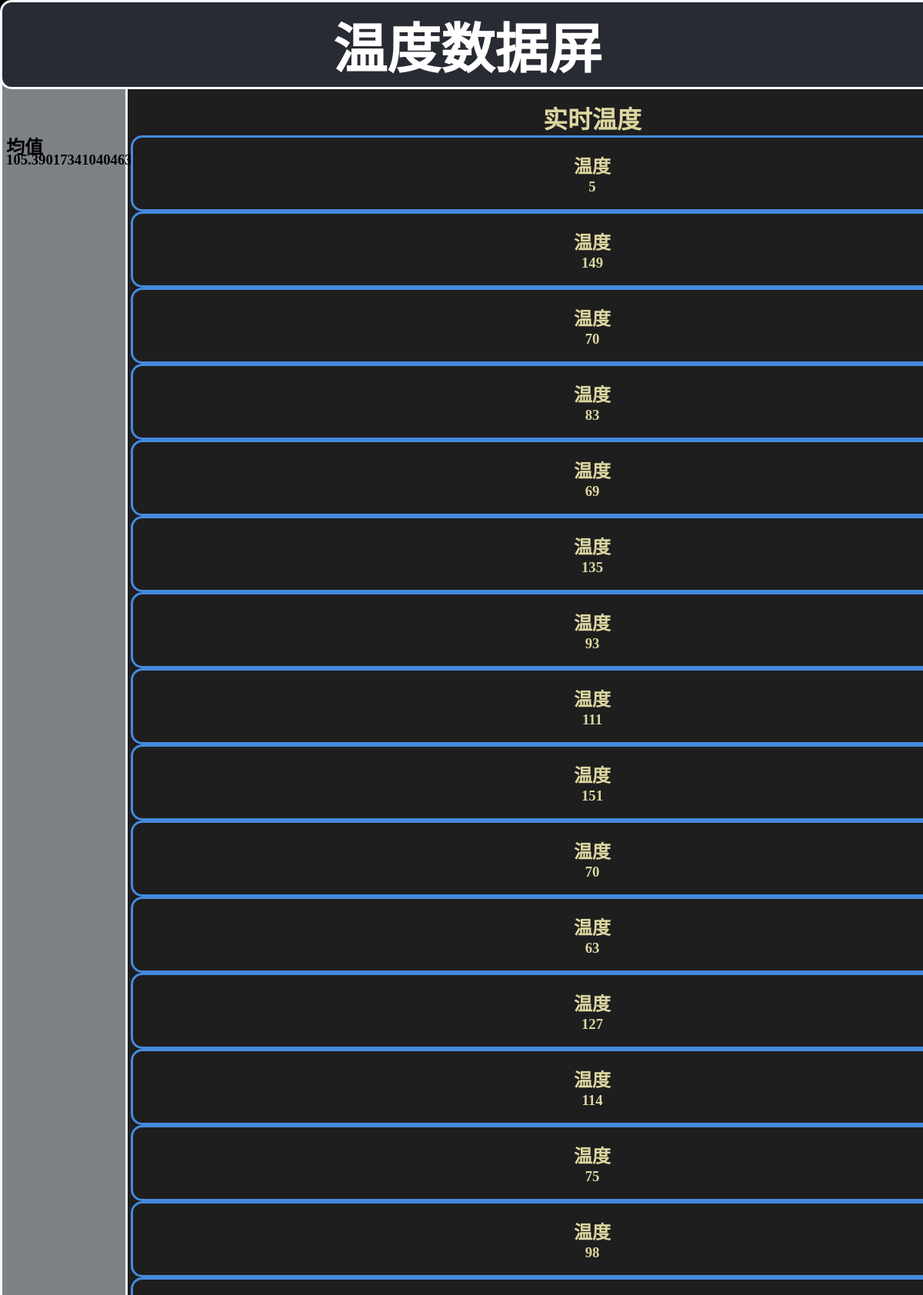
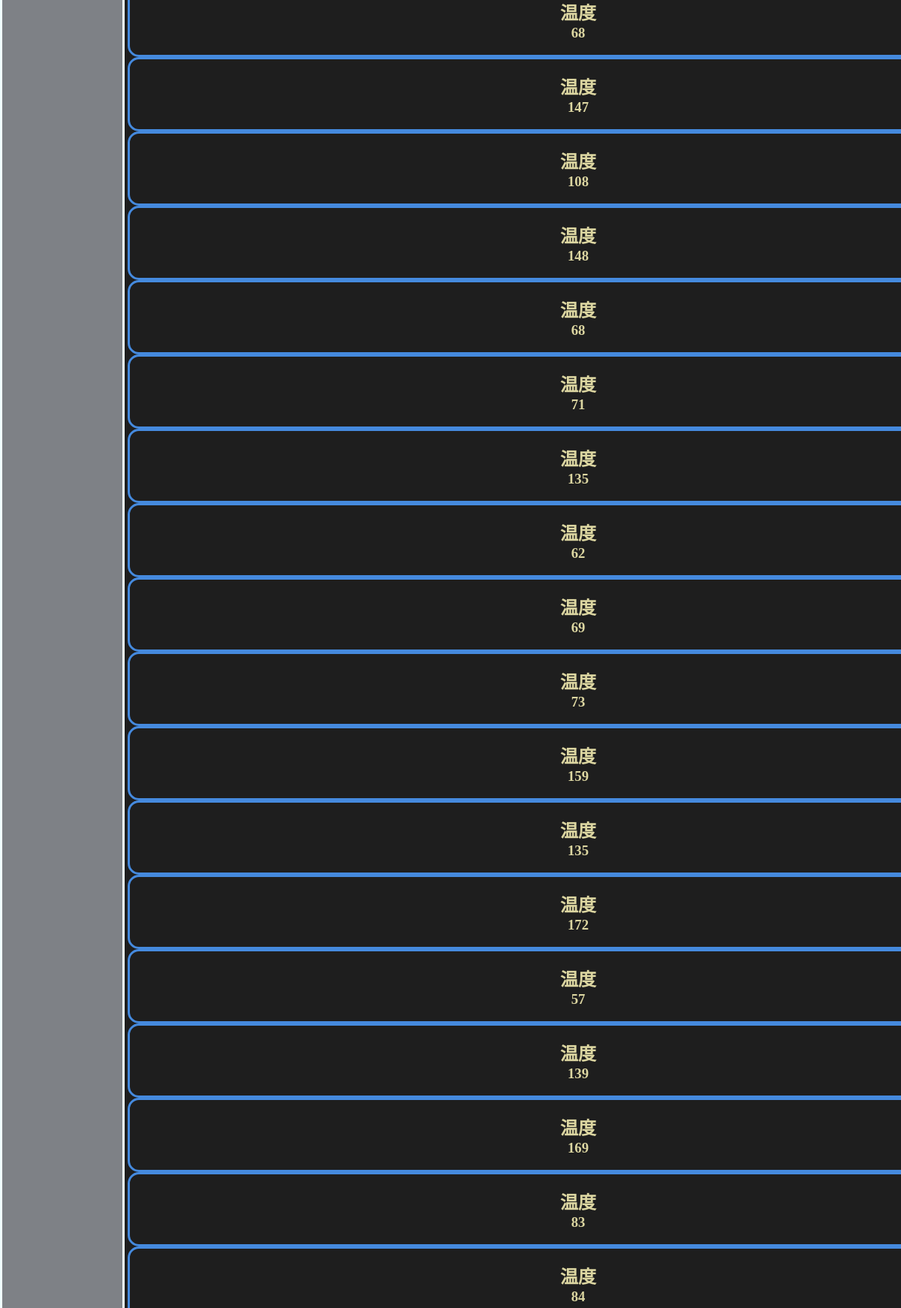
The page /dat (upper part) on the database its author committed (2 pictures, top to bottom).
### tables this page shows
CREATE TABLE tems(dat TEXT  not null);

### main.py (the view)
@app.route("/dat")
def dat():
    n=0;
    conn=connect_db()
    s=conn.execute('select * from tems').fetchall()
    conn.close()
    s.reverse()
    for dat in s:
        n=n+int(dat['dat'])
    n=n/len(s)
    return render_template('6.html',s=s,n=n)

### main.py (called while the page is built)
def connect_db():
    conn=sqlite3.connect('data.db')
    conn.row_factory=sqlite3.Row
    return conn

### templates/6.html (shortened to what this page needs)
<body>
    <div id="nav">
        <br>
        <br>
        <br>
        <br>
        <br>
        <br>
        <br>
        <br>
        <br>
        <br>
        <br>
        <h2>均值</h2>
        <h3>{{n}}</h3>
        <br>
        <br>
        <br>
        <br>
        <br>
        <br>
        <br>
        <br>
        <br>
        <br>
        <br>
        <br>
        <br>
        <br>
        <br>
        <br>
        <br>
        <br>
        <br>
        <br>
        <br>
        <br>
        <br>
        <br>
        <br>
        <br>
        <br>
        <br>
        <br>
        <br>
    </div>
    <div id="header">
            <h1>温度数据屏</h1>
    </div>
    <div id="section">
        <h1>实时温度</h1>
    {%for dat in s %}
        <div id="zw">
            <br>
            <h2>温度</h2>
            <h3>{{dat['dat']}}</h3>
            <br>
        </div>
    {%endfor%}
  </div>
    <div id="footer">
    </div>
    </body>

### templates/6.html (style rules this page uses)
body { background-color:#1e1e1e; }
* { margin:0;padding:0 }
#header { background-color:#282b33; color:white; text-align:center; padding:5px; width:100%; position: fixed; z-index:1; height: 100px; border-style: solid; border-radius: 15px; border-color: azure; font-size: 35px; }
#nav { line-height:100%; background-color:#7e8186; position: fixed; width:150px; height:100%; padding:5px; border-style: solid; border-radius: 25px; border-color: azure; }
#section { width:100%; float:left; padding:10px; position:absolute; left:160px; top:120px; text-align: center; color: #dcd6a1; }
#footer { background-color:black; color:white; clear:both; text-align:center; padding:5px; }
#zw { border-style: solid; border-radius: 15px; border-color: rgb(69, 138, 222); }

### rows shown on the page
tems: dat "5"
tems: dat "149"
tems: dat "70"
tems: dat "83"
tems: dat "69"
tems: dat "135"
tems: dat "93"
tems: dat "111"
tems: dat "151"
tems: dat "70"
tems: dat "63"
tems: dat "127"
tems: dat "114"
tems: dat "75"
tems: dat "98"
tems: dat "68"
tems: dat "147"
tems: dat "108"
tems: dat "148"
tems: dat "68"
tems: dat "71"
tems: dat "135"
tems: dat "62"
tems: dat "69"
tems: dat "73"
tems: dat "159"
tems: dat "135"
tems: dat "172"
tems: dat "57"
tems: dat "139"
tems: dat "169"
tems: dat "83"
tems: dat "84"

### other values the page prints
{{ n }} "105.39017341040463"
